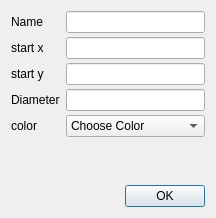
<?xml version="1.0" encoding="UTF-8"?>
<ui version="4.0">
 <class>DrawCircle</class>
 <widget class="QDialog" name="DrawCircle">
  <property name="geometry">
   <rect>
    <x>0</x>
    <y>0</y>
    <width>216</width>
    <height>218</height>
   </rect>
  </property>
  <property name="windowTitle">
   <string>Draw Circle</string>
  </property>
  <property name="styleSheet">
   <string notr="true"/>
  </property>
  <layout class="QVBoxLayout" name="verticalLayout">
   <item>
    <layout class="QFormLayout" name="formLayout">
     <property name="verticalSpacing">
      <number>4</number>
     </property>
     <item row="0" column="0">
      <widget class="QLabel" name="label">
       <property name="text">
        <string>Name</string>
       </property>
      </widget>
     </item>
     <item row="0" column="1">
      <widget class="QLineEdit" name="name"/>
     </item>
     <item row="1" column="0">
      <widget class="QLabel" name="label_2">
       <property name="text">
        <string>start x</string>
       </property>
      </widget>
     </item>
     <item row="1" column="1">
      <widget class="QLineEdit" name="centerx"/>
     </item>
     <item row="2" column="0">
      <widget class="QLabel" name="label_3">
       <property name="text">
        <string>start y</string>
       </property>
      </widget>
     </item>
     <item row="2" column="1">
      <widget class="QLineEdit" name="centery"/>
     </item>
     <item row="3" column="0">
      <widget class="QLabel" name="label_4">
       <property name="text">
        <string>Diameter</string>
       </property>
      </widget>
     </item>
     <item row="3" column="1">
      <widget class="QLineEdit" name="diameter">
       <property name="inputMask">
        <string/>
       </property>
      </widget>
     </item>
     <item row="4" column="0">
      <widget class="QLabel" name="label_5">
       <property name="text">
        <string>color</string>
       </property>
      </widget>
     </item>
     <item row="4" column="1">
      <widget class="QComboBox" name="comboBox">
       <item>
        <property name="text">
         <string>Choose Color </string>
        </property>
       </item>
       <item>
        <property name="text">
         <string>Black</string>
        </property>
       </item>
       <item>
        <property name="text">
         <string>Blue</string>
        </property>
       </item>
       <item>
        <property name="text">
         <string>Red</string>
        </property>
       </item>
      </widget>
     </item>
    </layout>
   </item>
   <item>
    <layout class="QHBoxLayout" name="horizontalLayout">
     <item>
      <spacer name="horizontalSpacer">
       <property name="orientation">
        <enum>Qt::Horizontal</enum>
       </property>
       <property name="sizeHint" stdset="0">
        <size>
         <width>40</width>
         <height>20</height>
        </size>
       </property>
      </spacer>
     </item>
     <item>
      <widget class="QPushButton" name="pushButton">
       <property name="text">
        <string>OK</string>
       </property>
      </widget>
     </item>
    </layout>
   </item>
  </layout>
 </widget>
 <resources/>
 <connections/>
</ui>
